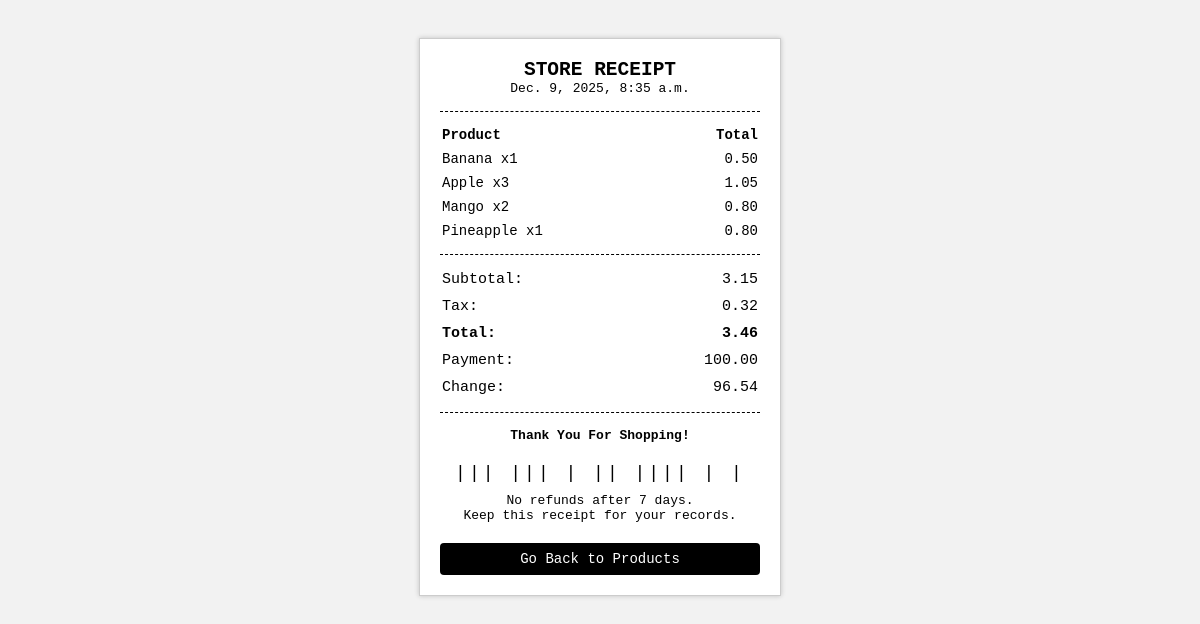
/receipt/1/, run on the app's committed database.
### practice_app/models.py (models this page shows, shortened)
class Sale(models.Model):
    date_time = models.DateTimeField(auto_now_add=True)
    subtotal = models.DecimalField(max_digits=10, decimal_places=2,editable=False)
    tax = models.DecimalField(max_digits=10, decimal_places=2,editable=False)
    total = models.DecimalField(max_digits=10, decimal_places=2,editable=False)
    payment = models.DecimalField(max_digits=10, decimal_places=2)
    change = models.DecimalField(max_digits=10, decimal_places=2,editable=False)

class SaleItem(models.Model):
    sale = models.ForeignKey(Sale, on_delete=models.CASCADE)
    product = models.ForeignKey(Product, on_delete=models.PROTECT)
    quantity = models.PositiveIntegerField()
    item_total = models.DecimalField(max_digits=10, decimal_places=2)

class Product(models.Model):
    name = models.CharField(max_length=100)
    price = models.DecimalField(max_digits=10, decimal_places=2)
    stock_quantity = models.PositiveIntegerField(default=0)

### practice_app/views.py (the view)
# urls.py: path('receipt/<int:sale_id>/', views.receipt, name='receipt'),
def receipt(request, sale_id):
    sale = get_object_or_404(Sale, id=sale_id)
    items = sale.saleitem_set.all()
    return render(request, 'receipt.html', {'sale': sale, 'items': items})

### practice_app/templates/receipt.html (shortened to what this page needs)
<!DOCTYPE html>
<html>
<head>
</head>
<body>
<div class="receipt-container">
    <div class="receipt-header">
        <h2>STORE RECEIPT</h2>
        <div>{{ sale.date_time }}</div>
    </div>
    <div class="line"></div>
    <table>
        <tr>
            <td><strong>Product</strong></td>
            <td class="right"><strong>Total</strong></td>
        </tr>
        {% for item in items %}
        <tr>
            <td>{{ item.product.name }} x{{ item.quantity }}</td>
            <td class="right">{{ item.item_total }}</td>
        </tr>
        {% endfor %}
    </table>
    <div class="line"></div>
    <table class="totals">
        <tr>
            <td>Subtotal:</td>
            <td class="right">{{ sale.subtotal }}</td>
        </tr>
        <tr>
            <td>Tax:</td>
            <td class="right">{{ sale.tax }}</td>
        </tr>
        <tr>
            <td><strong>Total:</strong></td>
            <td class="right"><strong>{{ sale.total }}</strong></td>
        </tr>
        <tr>
            <td>Payment:</td>
            <td class="right">{{ sale.payment }}</td>
        </tr>
        <tr>
            <td>Change:</td>
            <td class="right">{{ sale.change }}</td>
        </tr>
    </table>
    <div class="line"></div>
    <div class="thank-you">Thank You For Shopping!</div>
    <div class="barcode">
        ||| ||| | || |||| | |
    </div>
    <div class="footer">
        No refunds after 7 days.<br>
        Keep this receipt for your records.
    </div>
    <a href="{% url 'product_list' %}" class="back-btn">Go Back to Products</a>
</div>
</body>
</html>

### practice_app/templates/receipt.html (style rules this page uses)
body { background: #f2f2f2; display: flex; justify-content: center; align-items: flex-start; padding: 30px; font-family: monospace; }
.receipt-container { width: 320px; background: white; padding: 20px; border: 1px solid #ccc; box-shadow: 0px 0px 5px rgba(0,0,0,0.2); }
.receipt-header { text-align: center; margin-bottom: 15px; }
.receipt-header h2 { margin: 0; }
.line { border-bottom: 1px dashed #000; margin: 10px 0; }
table { width: 100%; font-size: 14px; }
table td { padding: 3px 0; }
.right { text-align: right; }
.totals { font-size: 15px; margin-top: 10px; }
.totals td { padding: 4px 0; }
.thank-you { text-align: center; margin-top: 15px; font-weight: bold; }
.barcode { margin-top: 20px; text-align: center; font-size: 18px; letter-spacing: 3px; }
.footer { margin-top: 10px; text-align: center; font-size: 13px; }
.back-btn { display: block; padding: 8px 20px; background: #000; color: #fff; text-align: center; text-decoration: none; border-radius: 4px; font-size: 14px; margin: 20px auto 0 auto; }

### data on the page
Sale: date_time "Dec. 9, 2025, 8:35 a.m.", subtotal "3.15", tax "0.32", total "3.46", payment "100.00", change "96.54"
SaleItem: product.name "Banana", quantity "1", item_total "0.50"
SaleItem: product.name "Apple", quantity "3", item_total "1.05"
SaleItem: product.name "Mango", quantity "2", item_total "0.80"
SaleItem: product.name "Pineapple", quantity "1", item_total "0.80"
